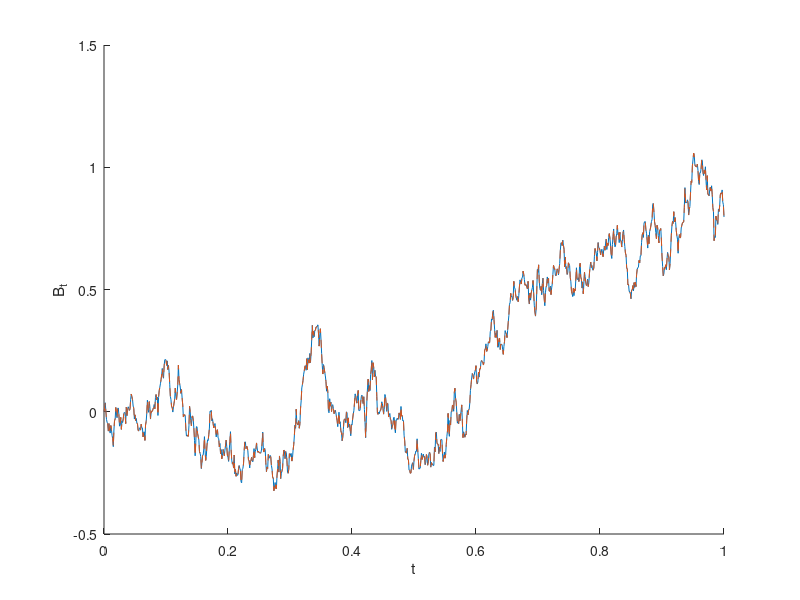
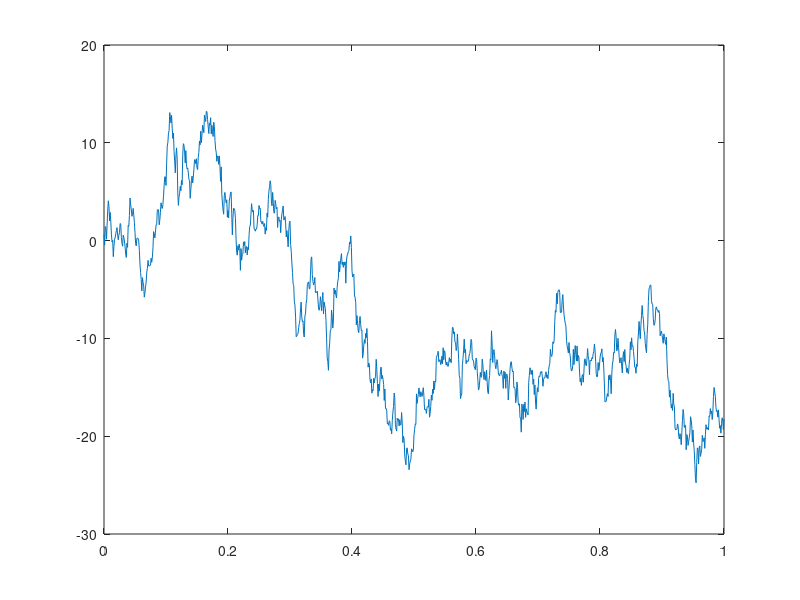

MATLAB code for these plots, in order:
clear;
clc;
n = 1000;
H = 0.5;
vec_no = 1;
cov = zeros(n+1);
for i=1:length(cov)
    for j=1:length(cov)
        cov(i,j)= 0.5*(i^(2*H)+j^(2*H)-abs(j-i)^(2*H));
    end
end

Z = normrnd(0,1/sqrt(n),vec_no,n);
M = chol(cov,'lower');
G = M*[zeros(vec_no,1),Z]';
% 
figure(1);
hold on
 
plot((0:n)/n,G)

if  H == 0.5
    plot((0:n)/n,[zeros(vec_no,1),cumsum(Z')'],'--')
end

xlabel('t'); ylabel('B_t');
hold off;

figure(2)
X = mvnrnd(zeros(1,n+1),cov,vec_no);
plot((0:n)/n,X);